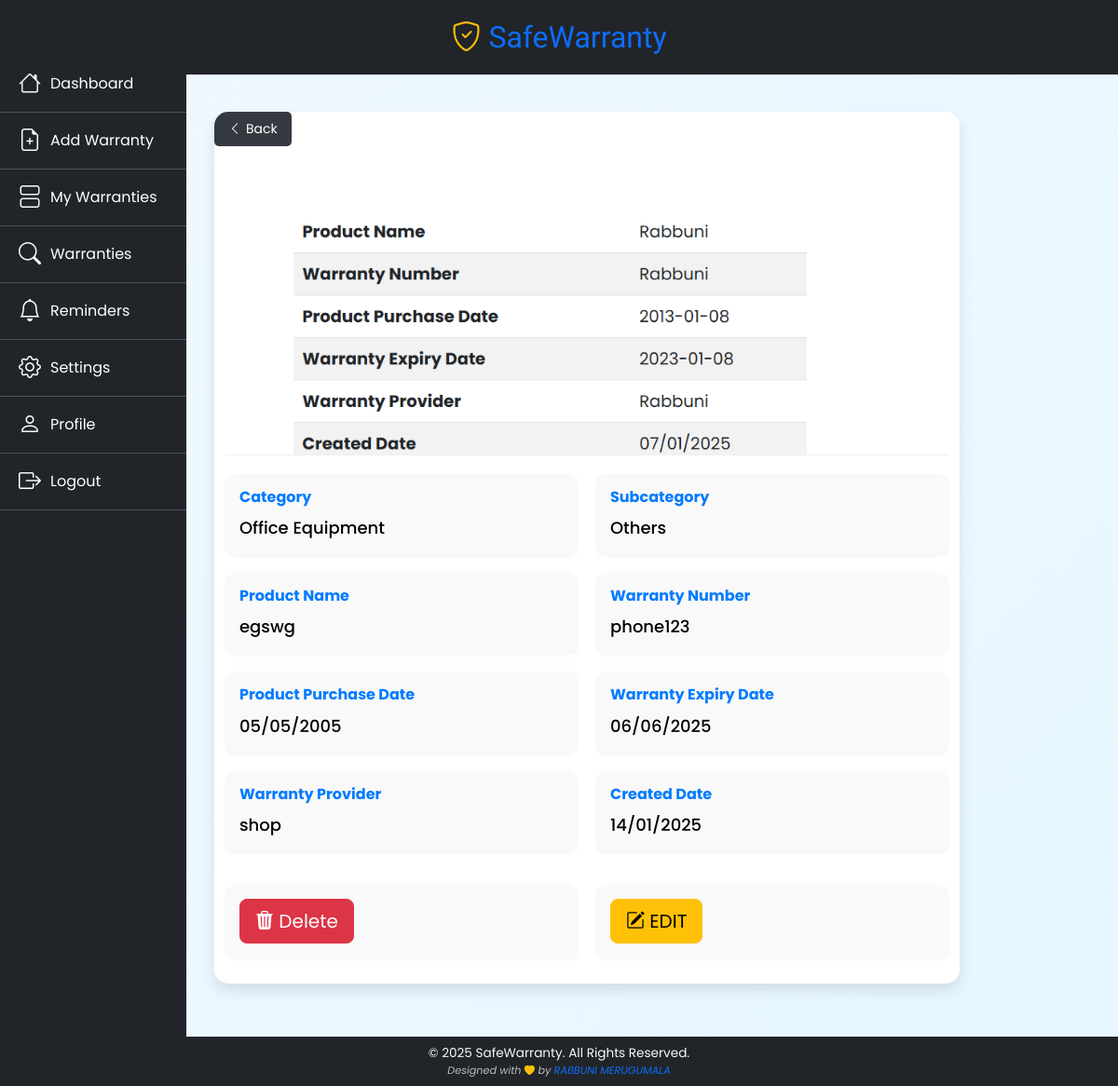
Page /warranty/view_warranties/1 (signed in) on the committed database.
### models/__init__.py (models this page shows, shortened)
class WarrantyCard(db.Model):
    __tablename__ = 'warranty_card'  # Custom table name in the database
    id = db.Column(db.Integer, primary_key=True)  # Primary key for the warranty card
    image = db.Column(db.String(200), nullable=True)  # File path for the uploaded product image
    product_name = db.Column(db.String(100), nullable=False)  # Name of the product (e.g., Smartphone)
    warranty_number = db.Column(db.String(80), unique=True, nullable=False)  # Unique warranty number for the product
    product_purchase_date = db.Column(db.Date(), nullable=False)  # Date of purchase
    warranty_expiry_date = db.Column(db.Date(), nullable=False)  # Date of warranty expiration
    warranty_provider = db.Column(db.String(500))  # Name of the warranty provider (optional)
    created_at = db.Column(db.DateTime(timezone=True), server_default=func.now())  # Timestamp for creation
    updated_at = db.Column(db.DateTime(timezone=True), server_default=func.now())  # Timestamp for last update
    category_id = db.Column(db.Integer, db.ForeignKey('category.id'), nullable=True)
    subcategory_id = db.Column(db.Integer, db.ForeignKey('subcategory.id'), nullable=True)
    category = db.relationship('Category', backref='warranties')  # Relationship with Category
    subcategory = db.relationship('Subcategory', backref='warranties')  # Relationship with Subcategory
    user_id = db.Column(db.Integer, db.ForeignKey('user.id'))
    user = db.relationship('User', backref='user_warranties')  # Relationship with User

class Category(db.Model):
    id = db.Column(db.Integer, primary_key=True)  # Primary key for the category
    name = db.Column(db.String(100), nullable=False)  # Name of the category (e.g., Electronics, Furniture)
    subcategories = db.relationship('Subcategory', backref='category',
                                    lazy=True)  # One-to-many relationship with Subcategory

class Subcategory(db.Model):
    id = db.Column(db.Integer, primary_key=True)  # Primary key for the subcategory
    name = db.Column(db.String(100), nullable=False)  # Name of the subcategory (e.g., Mobile, Laptops)
    category_id = db.Column(db.Integer, db.ForeignKey('category.id'), nullable=False)  # Foreign key linking to Category

### warranty_mgmt/routes.py (the view)
@warranty_mgmt.route('/view_warranties/<int:warranty_id>')
@login_required
def view_warranties(warranty_id):
    warranty = WarrantyCard.query.filter_by(id=warranty_id,
                                            user_id=current_user.id).first()  # Ensure the warranty is associated with the logged-in user
    if not warranty:
        flash("Warranty not found or you do not have permission to view it.", "danger")
        return redirect(url_for('warranty_mgmt.get_warranties'))
    return render_template('warranty_mgmt/view_warranty.html', page_heading='View Warranty Details', warranty=warranty)

### main.py (called while the page is built)
@login_manager.user_loader
def load_user(user_id):
    return User.query.get(int(user_id))  # Retrieve the user by their unique ID

@app.teardown_appcontext
def shutdown_session(exception=None):
    db.session.remove()

### templates/warranty_mgmt/view_warranty.html (shortened to what this page needs)
{% extends 'base.html' %}
{% block content %}
<div class="main-container">
    <div class="main-card">
        <a class="btn-back " href="{{ url_for('warranty_mgmt.get_warranties') }}">
            <i class="bi bi-chevron-left"></i> Back
        </a>
        <div class="card-content">
            <p><img alt="Warranty Image" class="warranty-image" src="{{ url_for('static', filename=warranty.image) }}">
            </p>
            <div class="info-section">
                <div class="info-card">
                    <h6>Category</h6>
                    <p>{{ warranty.category.name }}</p>
                </div>
                <div class="info-card">
                    <h6>Subcategory</h6>
                    <p>{{ warranty.subcategory.name }}</p>
                </div>
                <div class="info-card">
                    <h6>Product Name</h6>
                    <p>{{ warranty.product_name }}</p>
                </div>
                <div class="info-card">
                    <h6>Warranty Number</h6>
                    <p>{{ warranty.warranty_number }}</p>
                </div>
                <div class="info-card">
                    <h6>Product Purchase Date</h6>
                    <p>{{ warranty.product_purchase_date.strftime("%d/%m/%Y") }}</p>
                </div>
                <div class="info-card">
                    <h6>Warranty Expiry Date</h6>
                    <p>{{ warranty.warranty_expiry_date.strftime("%d/%m/%Y") }}</p>
                </div>
                <div class="info-card">
                    <h6>Warranty Provider</h6>
                    <p>{{ warranty.warranty_provider }}</p>
                </div>
                <div class="info-card">
                    <h6>Created Date</h6>
                    <p>{{ warranty.created_at.strftime("%d/%m/%Y") }}</p>
                </div>
                <div class="mt-3 mb-3 info-card">
                    <form action="{{ url_for('warranty_mgmt.delete_warranty', warranty_id=warranty.id) }}"
                          id="delete-form-{{ warranty.id }}"
                          method="POST">
                        <button class="btn btn-lg btn-danger" onclick="confirmDelete('{{ warranty.id }}')"
                                type="button">
                            <i class="bi bi-trash3-fill"></i> Delete
                        </button>
                    </form>
                </div>
                <div class="mt-3 mb-3 info-card">
                    <a class="text-warning" href="#"
                       onclick="confirmEdit('{{ url_for('warranty_mgmt.edit_warranty', warranty_id=warranty.id) }}')">
                        <button class="btn btn-lg btn-warning">
                            <i class="bi bi-pencil-square"></i> EDIT
                        </button>
                    </a>
                </div>
            </div>
        </div>
    </div>
</div>
{% endblock %}

### static/styles/style.css (style rules this page uses)
* { padding:0; margin:0; font-family: "Poppins", sans-serif; }
body { background: linear-gradient(to bottom right, #f0f8ff, #e6f7ff); font-family: 'Arial', sans-serif; }

### templates/layout/side_navbar.html (style rules this page uses)
body { overflow-x: hidden; margin: 0; }

### templates/warranty_mgmt/view_warranty.html (style rules this page uses)
.main-container { display: flex; justify-content: center; align-items: center; padding: 40px; min-height: 100vh;  }
.main-card { margin-bottom:70px; width: 100%; max-width: 800px; background-color: #ffffff; border-radius: 15px; box-shadow: 0 8px 16px rgba(0, 0, 0, 0.1); overflow: hidden; }
.warranty-image { display: block; width: 100%; max-height: 300px; object-fit: cover; border-bottom: 1px solid #f0f0f0; }
.card-content { padding: 12px; }
.info-section { display: flex; flex-wrap: wrap; gap: 20px; margin-top: 20px; }
.info-card { flex: 1 1 calc(50% - 20px); padding: 15px; background: #f9f9f9; border-radius: 10px; box-shadow: 0 2px 4px rgba(0, 0, 0, 0.05); transition: transform 0.3s ease, box-shadow 0.3s ease; }
.info-card h6 { margin: 0 0 10px; font-size: 1rem; font-weight: bold; color: #007bff; }
.info-card p { margin: 0; font-size: 18px; color: black; font-weight: 500; }
.btn-back { display: inline-flex; align-items: center; margin-bottom: 20px; padding: 8px 15px; font-size: 14px; color: #fff; background-color: #343a40; border: none; border-radius: 5px; text-decoration: none; transition: background-color 0.3s ease; }
.btn-back i { margin-right: 5px; }

### rows in the picture
WarrantyCard: image (picture), product_name "egswg", warranty_number "phone123", product_purchase_date "05/05/2005", warranty_expiry_date "06/06/2025", warranty_provider "shop", created_at "14/01/2025"
Category: category.name "Office Equipment"
Subcategory: subcategory.name "Others"
